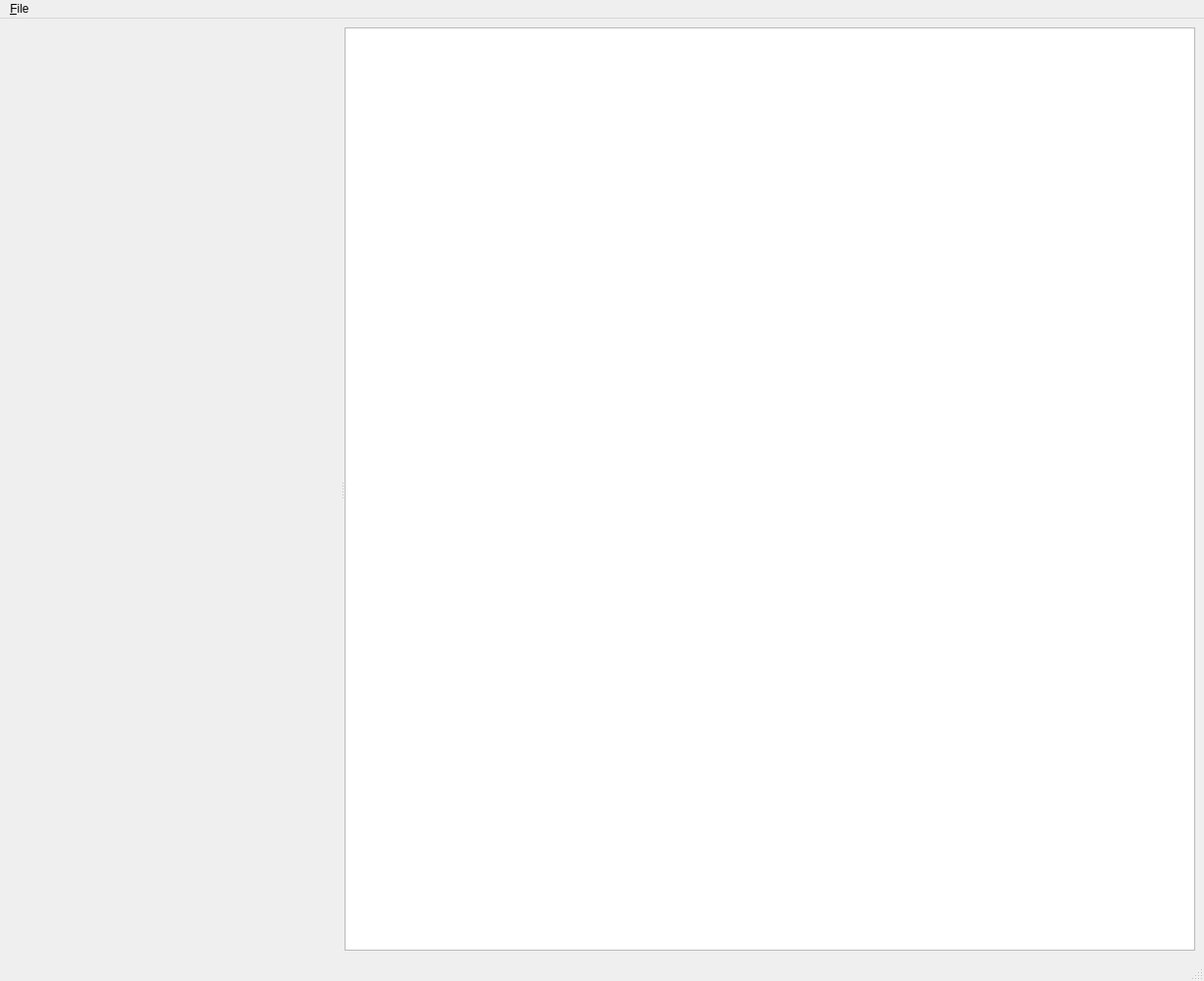
<?xml version="1.0" encoding="UTF-8"?>
<ui version="4.0">
 <class>MainWindow</class>
 <widget class="QMainWindow" name="MainWindow">
  <property name="geometry">
   <rect>
    <x>0</x>
    <y>0</y>
    <width>1230</width>
    <height>1002</height>
   </rect>
  </property>
  <property name="windowTitle">
   <string>CodeChat</string>
  </property>
  <widget class="QWidget" name="centralwidget">
   <layout class="QHBoxLayout" name="horizontalLayout">
    <item>
     <widget class="QSplitter" name="splitter">
      <property name="sizePolicy">
       <sizepolicy hsizetype="Expanding" vsizetype="Expanding">
        <horstretch>0</horstretch>
        <verstretch>0</verstretch>
       </sizepolicy>
      </property>
      <property name="orientation">
       <enum>Qt::Horizontal</enum>
      </property>
      <widget class="QsciScintilla" name="plainTextEdit">
       <property name="font">
        <font>
         <family>Courier New</family>
         <pointsize>8</pointsize>
         <weight>50</weight>
         <italic>false</italic>
         <bold>false</bold>
         <underline>false</underline>
         <strikeout>false</strikeout>
        </font>
       </property>
       <property name="toolTip">
        <string/>
       </property>
       <property name="whatsThis">
        <string/>
       </property>
      </widget>
      <widget class="QTextEdit" name="textEdit">
       <property name="palette">
        <palette>
         <active>
          <colorrole role="Button">
           <brush brushstyle="SolidPattern">
            <color alpha="255">
             <red>240</red>
             <green>240</green>
             <blue>240</blue>
            </color>
           </brush>
          </colorrole>
          <colorrole role="Window">
           <brush brushstyle="SolidPattern">
            <color alpha="255">
             <red>240</red>
             <green>240</green>
             <blue>240</blue>
            </color>
           </brush>
          </colorrole>
          <colorrole role="Highlight">
           <brush brushstyle="SolidPattern">
            <color alpha="255">
             <red>51</red>
             <green>153</green>
             <blue>255</blue>
            </color>
           </brush>
          </colorrole>
         </active>
         <inactive>
          <colorrole role="Button">
           <brush brushstyle="SolidPattern">
            <color alpha="255">
             <red>240</red>
             <green>240</green>
             <blue>240</blue>
            </color>
           </brush>
          </colorrole>
          <colorrole role="Window">
           <brush brushstyle="SolidPattern">
            <color alpha="255">
             <red>240</red>
             <green>240</green>
             <blue>240</blue>
            </color>
           </brush>
          </colorrole>
          <colorrole role="Highlight">
           <brush brushstyle="SolidPattern">
            <color alpha="255">
             <red>255</red>
             <green>255</green>
             <blue>0</blue>
            </color>
           </brush>
          </colorrole>
         </inactive>
         <disabled>
          <colorrole role="Button">
           <brush brushstyle="SolidPattern">
            <color alpha="255">
             <red>240</red>
             <green>240</green>
             <blue>240</blue>
            </color>
           </brush>
          </colorrole>
          <colorrole role="Window">
           <brush brushstyle="SolidPattern">
            <color alpha="255">
             <red>240</red>
             <green>240</green>
             <blue>240</blue>
            </color>
           </brush>
          </colorrole>
          <colorrole role="Highlight">
           <brush brushstyle="SolidPattern">
            <color alpha="255">
             <red>51</red>
             <green>153</green>
             <blue>255</blue>
            </color>
           </brush>
          </colorrole>
         </disabled>
        </palette>
       </property>
      </widget>
     </widget>
    </item>
   </layout>
  </widget>
  <widget class="QMenuBar" name="menubar">
   <property name="geometry">
    <rect>
     <x>0</x>
     <y>0</y>
     <width>1230</width>
     <height>21</height>
    </rect>
   </property>
   <widget class="QMenu" name="menu_File">
    <property name="title">
     <string>&amp;File</string>
    </property>
    <addaction name="action_Choose_project_dir"/>
    <addaction name="action_Open"/>
    <addaction name="action_Reopen"/>
    <addaction name="action_Save_and_update"/>
    <addaction name="action_Quit"/>
    <addaction name="separator"/>
   </widget>
   <addaction name="menu_File"/>
  </widget>
  <widget class="QStatusBar" name="statusbar"/>
  <action name="action_Open">
   <property name="text">
    <string>&amp;Open</string>
   </property>
   <property name="shortcut">
    <string>Ctrl+O</string>
   </property>
  </action>
  <action name="action_Save_and_update">
   <property name="enabled">
    <bool>false</bool>
   </property>
   <property name="text">
    <string>&amp;Save and update</string>
   </property>
   <property name="shortcut">
    <string>Ctrl+S</string>
   </property>
  </action>
  <action name="action_Quit">
   <property name="text">
    <string>&amp;Quit</string>
   </property>
   <property name="shortcut">
    <string>Ctrl+Q</string>
   </property>
  </action>
  <action name="action_Reopen">
   <property name="text">
    <string>&amp;Reopen</string>
   </property>
   <property name="shortcut">
    <string>Ctrl+R</string>
   </property>
  </action>
  <action name="action_Choose_project_dir">
   <property name="text">
    <string>Choose project &amp;dir</string>
   </property>
   <property name="shortcut">
    <string>Ctrl+D</string>
   </property>
  </action>
 </widget>
 <customwidgets>
  <customwidget>
   <class>QsciScintilla</class>
   <extends>QFrame</extends>
   <header>Qsci/qsciscintilla.h</header>
  </customwidget>
 </customwidgets>
 <resources/>
 <connections>
  <connection>
   <sender>action_Quit</sender>
   <signal>triggered(bool)</signal>
   <receiver>MainWindow</receiver>
   <slot>close()</slot>
   <hints>
    <hint type="sourcelabel">
     <x>-1</x>
     <y>-1</y>
    </hint>
    <hint type="destinationlabel">
     <x>614</x>
     <y>500</y>
    </hint>
   </hints>
  </connection>
 </connections>
</ui>
